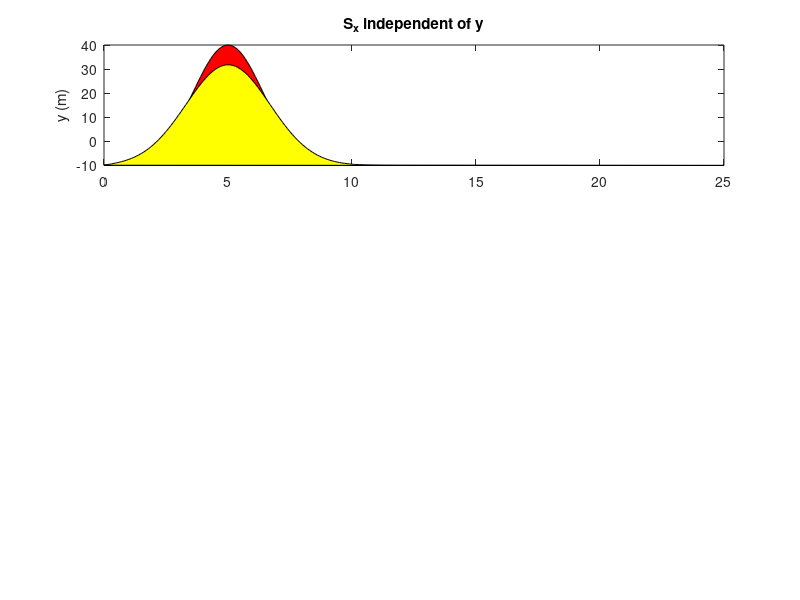
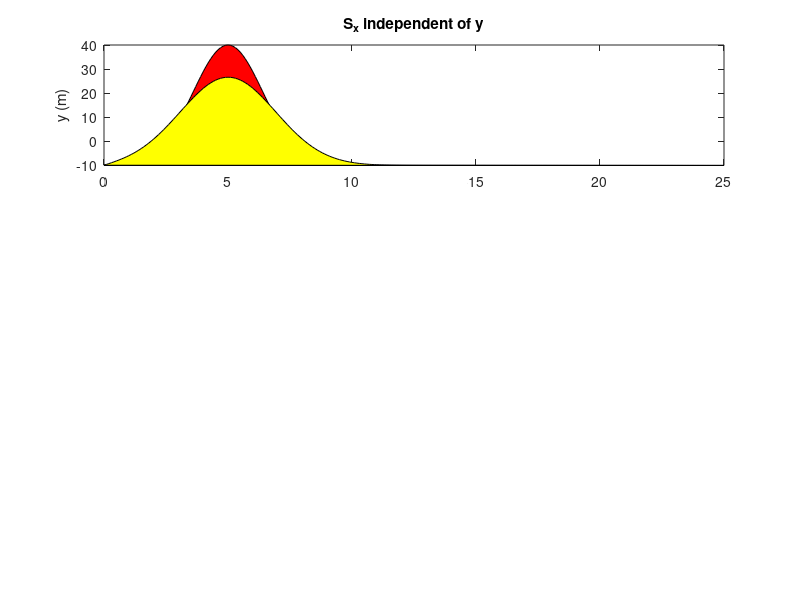
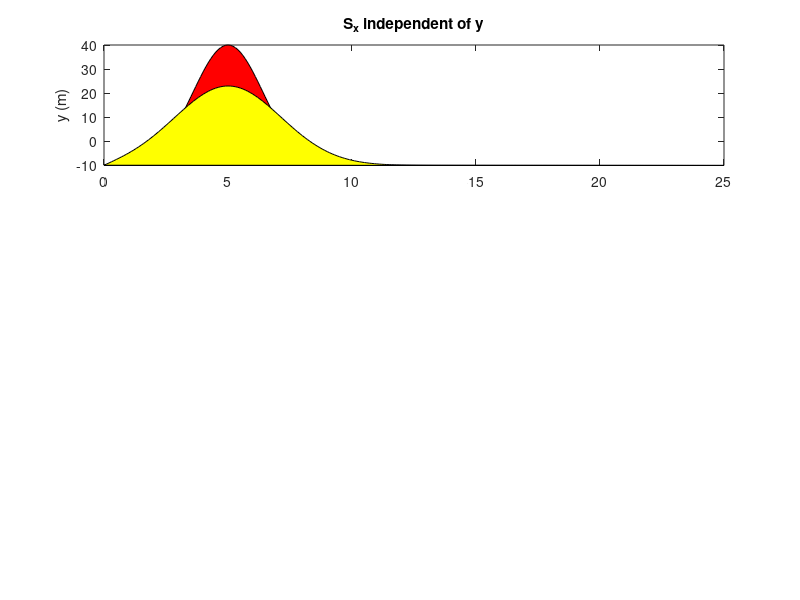
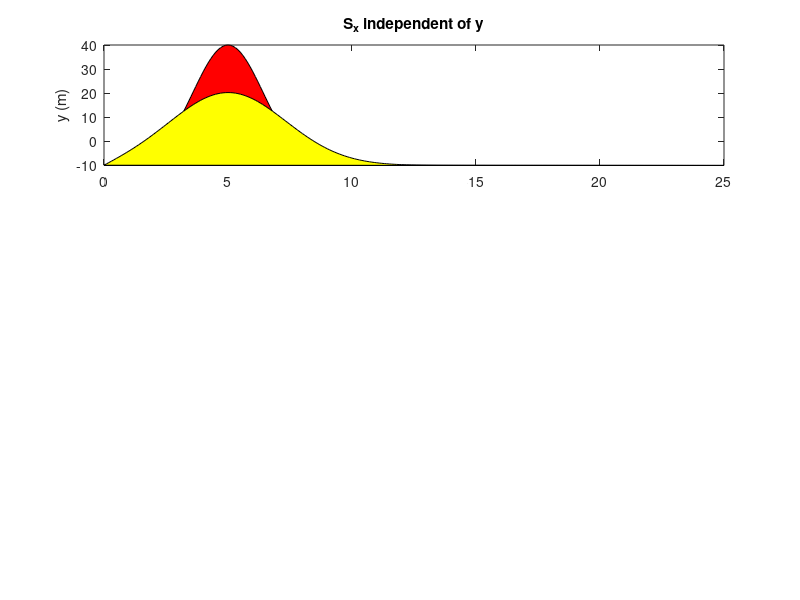

Write MATLAB code to recreate these figures, in order. (Note: a time limit stopped this script after it produced the figures.)
clear all;close all;
%% Input
phi0=pi/12;
Bd=200;B=50;L=2000;x0=5000
dt=0.01;
dx=100;
sx=500000;
d=10;
nt=50/dt
x=0:dx:25000
nx=length(x);
%% Initialise white figure
figure(1);
set(gcf,'color','w')
%% Run three different cases
for j=1:3
    %% Define initial disturbance: gaussian hump
    for i=1:nx
        y(i)=-.2*B+B*exp(-(x(i)-x0)^2/L^2);
    end
    y0=y;
    subplot(3,1,j)
    %% Start time loop
    for it=2:nt
        for i=1:nx-1
            %% Compute coast angle
            phic(i)=atan((y(i+1)-y(i))/dx);
            %% Compute influence factor coastline position
            if j==1
                fac(i)=1;
            elseif j==2
                fac(i)=y(i)/Bd+1;
            else
                fac(i)=max(min(y(i)/Bd+1,1),0);
            end
            %% Compute transport rate
            Sx(i)=sx*sin(2*(phi0-phic(i)))*fac(i);
        end
        Sx(nx)=Sx(nx-1);
        %% Compute rate of change of coastline position and new coastline
        for i=2:nx
            dydt(i)=-1/d*(Sx(i)-Sx(i-1))/dx;
            y(i)=y(i)+dydt(i)*dt;
        end
        if mod(it,500)==0
            fill(x/1000,y0,'r');hold on;fill(x/1000,y,'y');hold off%axis equal
            ylabel('y (m)')
            if j==1
                title('S_x independent of y')
            elseif j==2
                title('S_x=S_x_0(y/B_d+1)')
            else
                title('S_x=S_x_0[min(y/B_d+1,1)]')
                xlabel('longshore distance (km)')
            end
            drawnow;
            print('-djpeg',[num2str(j*100+it/500),'.jpg'])
        end
    end
    fill(x/1000,y0,'r');hold on;fill(x/1000,y,'y')%axis equal
    plot(x/1000,y,'k','linewidth',2);hold off
            ylabel('y (m)')
            if j==1
                title('S_x independent of y')
            elseif j==2
                title('S_x=S_x_0(y/B_d+1)')
            else
                title('S_x=S_x_0[min(y/B_d+1,1)]')
                xlabel('longshore distance (km)')
            end
    print('-djpeg',[num2str(j*100+it/500+1),'.jpg'])
end
